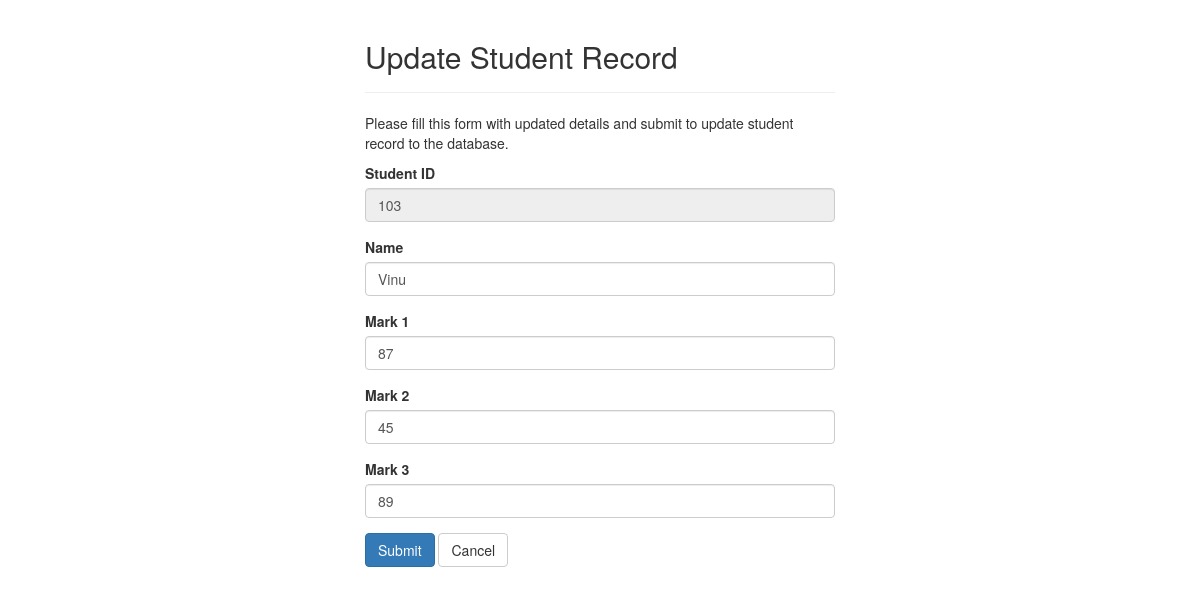
The page /update.php?id=103 on the database its author committed.
### tables this page shows
CREATE TABLE IF NOT EXISTS `student` (
  `studentid` int(11) NOT NULL,
  `name` varchar(100) NOT NULL,
  `mark1` int(11) NOT NULL,
  `mark2` int(11) NOT NULL,
  `mark3` int(11) NOT NULL,
  `total` int(11) NOT NULL,
  `result` varchar(10) DEFAULT NULL
);

### update.php (the view, shortened to what this page needs)
<?php
require_once 'connection.php';
?>
<!DOCTYPE html>
<html lang="en">
<head>
    <link rel="stylesheet" href="include/bootstrap.css">
</head>
<body>
    <div class="wrapper">
        <div class="container-fluid">
            <div class="row">
                <div class="col-md-12">
                    <div class="page-header">
                        <h2>Update Student Record</h2>
                    </div>
                    <p>Please fill this form with updated details and submit to update student record to the database.</p>
                    <form action="update_logic.php" method="post">
                        <?php
                    $studentid = $_GET['id'];
                     $sql = "select * from student where studentid=$studentid";
                    $result = $connect->query($sql);
                          if($result->num_rows > 0) {
                            if($row = $result->fetch_assoc()) {
                            ?>
                        <div class="form-group">
                            <label>Student ID</label>
                            <input type="text" name="studentid" class="form-control" value='<?php echo $row['studentid']  ?>' readonly='readonly'>
                        </div>
                        <div class="form-group">
                            <label>Name</label>
                            <input type="text" name="studentname" class="form-control" value='<?php echo $row['name']  ?>'>
                        </div>
                        <div class="form-group">
                            <label>Mark 1</label>
                            <input type="text" name="mark1" class="form-control" value='<?php echo $row['mark1']  ?>'>
                        </div>
                        <div class="form-group">
                            <label>Mark 2</label>
                            <input type="text" name="mark2" class="form-control" value='<?php echo $row['mark2']  ?>'>
                        </div>
                    <div class="form-group">
                            <label>Mark 3</label>
                            <input type="text" name="mark3" class="form-control" value='<?php echo $row['mark3']  ?>'>
                        </div>
                        <input type="submit" class="btn btn-primary" value="Submit">
                        <a href="index.php" class="btn btn-default">Cancel</a>
                         <?php
                         }
                         }
                         else
                         {
                          echo  "<p class='lead'><em>No records were found.</em></p>";
                          echo "<p><a href='index.php' class='btn btn-primary'>Back</a></p>";
                         }
                         ?>
                    </form>
                </div>
            </div>
        </div>
    </div>
</body>
</html>

### update.php (style rules this page uses)
.wrapper { width: 500px; margin: 0 auto; }

### rows shown on the page
student: studentid "103", studentname "Vinu", mark1 "87", mark2 "45", mark3 "89"
